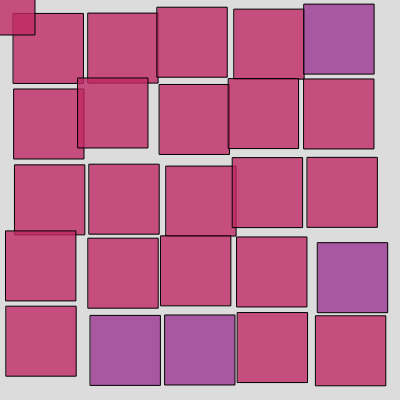
Frame 1 (no input)
Frame 60 (no input): identical to frame 1, image omitted
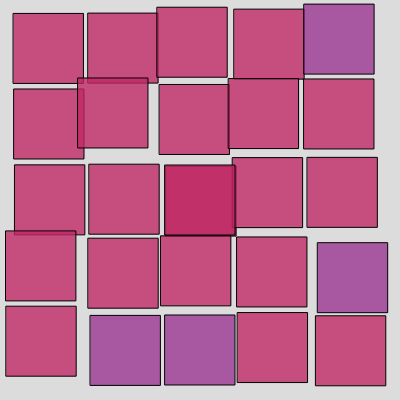
Frame 120 (the mouse pressed at the canvas centre since frame 60)

The p5.js sketch that drew these frames (run headless with seeded random() and noise() and a simulated clock; from frame 60 on, the mouse is pressed at the canvas centre):

// p5.js sketch
// ── sketch.js
var randoms;
var numberOfBoxes = 5;

function setup() {
  createCanvas(400, 400);
  randoms = generateOffset();
}


function draw() {
  background(220);
  var c1 = color(155, 52, 146, 200);
  var c2 = color(193, 40, 101, 200);
  for (var x = 0; x < numberOfBoxes; x++) {
    for (var y = 0; y < numberOfBoxes; y++) {
      if (randoms.randomColor[x][y] > 0.8) {
        fill(c1);
      } else {
        fill(c2);
      }      
     	 	rect(10 + x * 75 + randoms.offSet[x][y], 10 + y * 75 + randoms.offSet[x][y], 70, 70);
    }
  }
  rect(mouseX-35, mouseY-35, 70, 70);
  
}

function generateOffset() {
  var randomNumbers = {
    offSet: [],
    randomColor: []
  }

  var offSet = [];
  for (var x = 0; x < numberOfBoxes; x++) {
    var tempOffset = [];
    var tempColor = [];
    for (var y = 0; y < numberOfBoxes; y++) {
      append(tempOffset, random(-8, 8));
      append(tempColor, random());
    }
    append(randomNumbers.offSet, tempOffset);
    append(randomNumbers.randomColor, tempColor);
  }
  return randomNumbers;
}
